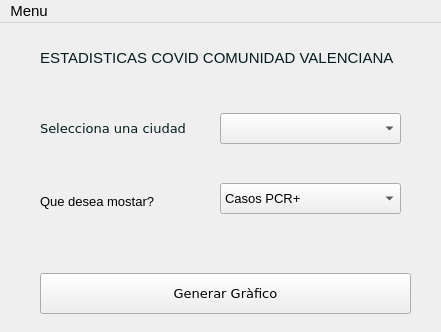
<?xml version="1.0" encoding="UTF-8"?>
<ui version="4.0">
 <class>buscar</class>
 <widget class="QMainWindow" name="buscar">
  <property name="geometry">
   <rect>
    <x>0</x>
    <y>0</y>
    <width>441</width>
    <height>332</height>
   </rect>
  </property>
  <property name="font">
   <font>
    <pointsize>11</pointsize>
   </font>
  </property>
  <property name="windowTitle">
   <string>MainWindow</string>
  </property>
  <property name="styleSheet">
   <string notr="true"/>
  </property>
  <widget class="QWidget" name="widget_principal">
   <property name="enabled">
    <bool>true</bool>
   </property>
   <widget class="QPushButton" name="pushButton">
    <property name="geometry">
     <rect>
      <x>40</x>
      <y>250</y>
      <width>371</width>
      <height>41</height>
     </rect>
    </property>
    <property name="font">
     <font>
      <family>DejaVu Sans</family>
      <pointsize>10</pointsize>
     </font>
    </property>
    <property name="styleSheet">
     <string notr="true"/>
    </property>
    <property name="text">
     <string>Generar Gràfico</string>
    </property>
   </widget>
   <widget class="QLabel" name="label_region">
    <property name="enabled">
     <bool>true</bool>
    </property>
    <property name="geometry">
     <rect>
      <x>40</x>
      <y>90</y>
      <width>151</width>
      <height>31</height>
     </rect>
    </property>
    <property name="font">
     <font>
      <family>DejaVu Sans</family>
      <pointsize>10</pointsize>
     </font>
    </property>
    <property name="layoutDirection">
     <enum>Qt::LeftToRight</enum>
    </property>
    <property name="styleSheet">
     <string notr="true"/>
    </property>
    <property name="text">
     <string>&lt;html&gt;&lt;head/&gt;&lt;body&gt;&lt;p&gt;&lt;span style=&quot; color:#041c1e;&quot;&gt;Selecciona una ciudad&lt;/span&gt;&lt;/p&gt;&lt;/body&gt;&lt;/html&gt;</string>
    </property>
   </widget>
   <widget class="QComboBox" name="comboBox_provincias">
    <property name="enabled">
     <bool>true</bool>
    </property>
    <property name="geometry">
     <rect>
      <x>220</x>
      <y>90</y>
      <width>181</width>
      <height>31</height>
     </rect>
    </property>
    <property name="font">
     <font>
      <family>DejaVu Sans</family>
      <pointsize>10</pointsize>
     </font>
    </property>
    <property name="styleSheet">
     <string notr="true"/>
    </property>
   </widget>
   <widget class="QLabel" name="label">
    <property name="geometry">
     <rect>
      <x>40</x>
      <y>20</y>
      <width>371</width>
      <height>31</height>
     </rect>
    </property>
    <property name="font">
     <font>
      <pointsize>11</pointsize>
     </font>
    </property>
    <property name="text">
     <string>&lt;html&gt;&lt;head/&gt;&lt;body&gt;&lt;p&gt;&lt;span style=&quot; color:#041c1e;&quot;&gt;ESTADISTICAS COVID COMUNIDAD VALENCIANA&lt;/span&gt;&lt;/p&gt;&lt;/body&gt;&lt;/html&gt;</string>
    </property>
   </widget>
   <widget class="QLabel" name="label_2">
    <property name="geometry">
     <rect>
      <x>40</x>
      <y>170</y>
      <width>151</width>
      <height>17</height>
     </rect>
    </property>
    <property name="font">
     <font>
      <pointsize>10</pointsize>
     </font>
    </property>
    <property name="text">
     <string>Que desea mostar?</string>
    </property>
   </widget>
   <widget class="QComboBox" name="comboBox_datos">
    <property name="geometry">
     <rect>
      <x>220</x>
      <y>160</y>
      <width>181</width>
      <height>31</height>
     </rect>
    </property>
    <property name="font">
     <font>
      <pointsize>10</pointsize>
     </font>
    </property>
    <item>
     <property name="text">
      <string>Casos PCR+</string>
     </property>
    </item>
    <item>
     <property name="text">
      <string>Incidencia acumulada PCR+14</string>
     </property>
    </item>
    <item>
     <property name="text">
      <string>Muertes</string>
     </property>
    </item>
    <item>
     <property name="text">
      <string>Taxa de defunció</string>
     </property>
    </item>
    <item>
     <property name="text">
      <string>Incidencia acumulada PCR+</string>
     </property>
    </item>
    <item>
     <property name="text">
      <string>Casos PCR+ 14 dies</string>
     </property>
    </item>
    <item>
     <property name="text">
      <string/>
     </property>
    </item>
    <item>
     <property name="text">
      <string/>
     </property>
    </item>
   </widget>
  </widget>
  <widget class="QMenuBar" name="menubar">
   <property name="geometry">
    <rect>
     <x>0</x>
     <y>0</y>
     <width>441</width>
     <height>23</height>
    </rect>
   </property>
   <widget class="QMenu" name="menuFile">
    <property name="title">
     <string>Menu</string>
    </property>
    <addaction name="separator"/>
   </widget>
   <addaction name="menuFile"/>
  </widget>
  <action name="Menu">
   <property name="text">
    <string>Salir</string>
   </property>
  </action>
 </widget>
 <resources/>
 <connections/>
</ui>
